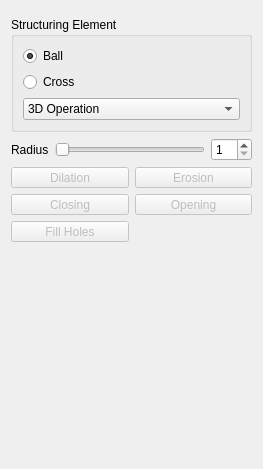
<?xml version="1.0" encoding="UTF-8"?>
<ui version="4.0">
 <class>QmitkMorphologicalOperationsWidgetControls</class>
 <widget class="QWidget" name="QmitkMorphologicalOperationsWidgetControls">
  <property name="geometry">
   <rect>
    <x>0</x>
    <y>0</y>
    <width>263</width>
    <height>469</height>
   </rect>
  </property>
  <property name="windowTitle">
   <string>Form</string>
  </property>
  <layout class="QVBoxLayout" name="verticalLayout_2">
   <item>
    <widget class="QmitkDataSelectionWidget" name="dataSelectionWidget" native="true"/>
   </item>
   <item>
    <widget class="QGroupBox" name="groupBox_6">
     <property name="title">
      <string>Structuring Element</string>
     </property>
     <layout class="QVBoxLayout" name="verticalLayout">
      <item>
       <widget class="QRadioButton" name="radioButtonMorphoBall">
        <property name="text">
         <string>Ball</string>
        </property>
        <property name="checked">
         <bool>true</bool>
        </property>
       </widget>
      </item>
      <item>
       <widget class="QRadioButton" name="radioButtonMorphoCross">
        <property name="text">
         <string>Cross</string>
        </property>
       </widget>
      </item>
      <item>
       <widget class="QComboBox" name="planeSelectionComboBox">
        <item>
         <property name="text">
          <string>3D Operation</string>
         </property>
        </item>
        <item>
         <property name="text">
          <string>2D Operation - Axial</string>
         </property>
        </item>
        <item>
         <property name="text">
          <string>2D Operation - Sagital</string>
         </property>
        </item>
        <item>
         <property name="text">
          <string>2D Operation - Coronal</string>
         </property>
        </item>
       </widget>
      </item>
     </layout>
    </widget>
   </item>
   <item>
    <layout class="QHBoxLayout" name="horizontalLayout_2">
     <item>
      <widget class="QLabel" name="label">
       <property name="text">
        <string>Radius</string>
       </property>
      </widget>
     </item>
     <item>
      <widget class="QSlider" name="sliderMorphFactor">
       <property name="minimum">
        <number>1</number>
       </property>
       <property name="maximum">
        <number>20</number>
       </property>
       <property name="pageStep">
        <number>1</number>
       </property>
       <property name="orientation">
        <enum>Qt::Horizontal</enum>
       </property>
      </widget>
     </item>
     <item>
      <widget class="QSpinBox" name="spinBoxMorphFactor">
       <property name="minimum">
        <number>1</number>
       </property>
       <property name="maximum">
        <number>20</number>
       </property>
      </widget>
     </item>
    </layout>
   </item>
   <item>
    <layout class="QGridLayout" name="gridLayout">
     <item row="0" column="0">
      <widget class="QToolButton" name="btnDilatation">
       <property name="enabled">
        <bool>false</bool>
       </property>
       <property name="sizePolicy">
        <sizepolicy hsizetype="Minimum" vsizetype="Fixed">
         <horstretch>0</horstretch>
         <verstretch>0</verstretch>
        </sizepolicy>
       </property>
       <property name="text">
        <string>Dilation</string>
       </property>
       <property name="icon">
        <iconset resource="../../../../resources/MorphologicalOperationsWidget.qrc">
         <normaloff>:/SegmentationUtilities/MorphologicalOperations/Dilate_48x48.png</normaloff>:/SegmentationUtilities/MorphologicalOperations/Dilate_48x48.png</iconset>
       </property>
       <property name="iconSize">
        <size>
         <width>32</width>
         <height>32</height>
        </size>
       </property>
       <property name="toolButtonStyle">
        <enum>Qt::ToolButtonTextUnderIcon</enum>
       </property>
      </widget>
     </item>
     <item row="0" column="1">
      <widget class="QToolButton" name="btnErosion">
       <property name="enabled">
        <bool>false</bool>
       </property>
       <property name="sizePolicy">
        <sizepolicy hsizetype="Minimum" vsizetype="Fixed">
         <horstretch>0</horstretch>
         <verstretch>0</verstretch>
        </sizepolicy>
       </property>
       <property name="text">
        <string>Erosion</string>
       </property>
       <property name="icon">
        <iconset resource="../../../../resources/MorphologicalOperationsWidget.qrc">
         <normaloff>:/SegmentationUtilities/MorphologicalOperations/Erode_48x48.png</normaloff>:/SegmentationUtilities/MorphologicalOperations/Erode_48x48.png</iconset>
       </property>
       <property name="iconSize">
        <size>
         <width>32</width>
         <height>32</height>
        </size>
       </property>
       <property name="toolButtonStyle">
        <enum>Qt::ToolButtonTextUnderIcon</enum>
       </property>
      </widget>
     </item>
     <item row="1" column="0">
      <widget class="QToolButton" name="btnClosing">
       <property name="enabled">
        <bool>false</bool>
       </property>
       <property name="sizePolicy">
        <sizepolicy hsizetype="Minimum" vsizetype="Fixed">
         <horstretch>0</horstretch>
         <verstretch>0</verstretch>
        </sizepolicy>
       </property>
       <property name="text">
        <string>Closing</string>
       </property>
       <property name="icon">
        <iconset resource="../../../../resources/MorphologicalOperationsWidget.qrc">
         <normaloff>:/SegmentationUtilities/MorphologicalOperations/Closing_48x48.png</normaloff>:/SegmentationUtilities/MorphologicalOperations/Closing_48x48.png</iconset>
       </property>
       <property name="iconSize">
        <size>
         <width>32</width>
         <height>32</height>
        </size>
       </property>
       <property name="toolButtonStyle">
        <enum>Qt::ToolButtonTextUnderIcon</enum>
       </property>
      </widget>
     </item>
     <item row="1" column="1">
      <widget class="QToolButton" name="btnOpening">
       <property name="enabled">
        <bool>false</bool>
       </property>
       <property name="sizePolicy">
        <sizepolicy hsizetype="Minimum" vsizetype="Fixed">
         <horstretch>0</horstretch>
         <verstretch>0</verstretch>
        </sizepolicy>
       </property>
       <property name="text">
        <string>Opening</string>
       </property>
       <property name="icon">
        <iconset resource="../../../../resources/MorphologicalOperationsWidget.qrc">
         <normaloff>:/SegmentationUtilities/MorphologicalOperations/Opening_48x48.png</normaloff>:/SegmentationUtilities/MorphologicalOperations/Opening_48x48.png</iconset>
       </property>
       <property name="iconSize">
        <size>
         <width>32</width>
         <height>32</height>
        </size>
       </property>
       <property name="toolButtonStyle">
        <enum>Qt::ToolButtonTextUnderIcon</enum>
       </property>
      </widget>
     </item>
     <item row="2" column="0">
      <widget class="QToolButton" name="btnFillHoles">
       <property name="enabled">
        <bool>false</bool>
       </property>
       <property name="sizePolicy">
        <sizepolicy hsizetype="Minimum" vsizetype="Fixed">
         <horstretch>0</horstretch>
         <verstretch>0</verstretch>
        </sizepolicy>
       </property>
       <property name="toolTip">
        <string>Globally fills holes in segmentation (structuring element and radius not required)</string>
       </property>
       <property name="text">
        <string>Fill Holes</string>
       </property>
       <property name="icon">
        <iconset resource="../../../../resources/MorphologicalOperationsWidget.qrc">
         <normaloff>:/SegmentationUtilities/MorphologicalOperations/FillHoles_48x48.png</normaloff>:/SegmentationUtilities/MorphologicalOperations/FillHoles_48x48.png</iconset>
       </property>
       <property name="iconSize">
        <size>
         <width>32</width>
         <height>32</height>
        </size>
       </property>
       <property name="toolButtonStyle">
        <enum>Qt::ToolButtonTextUnderIcon</enum>
       </property>
      </widget>
     </item>
    </layout>
   </item>
   <item>
    <spacer name="verticalSpacer">
     <property name="orientation">
      <enum>Qt::Vertical</enum>
     </property>
     <property name="sizeHint" stdset="0">
      <size>
       <width>20</width>
       <height>518</height>
      </size>
     </property>
    </spacer>
   </item>
  </layout>
 </widget>
 <customwidgets>
  <customwidget>
   <class>QmitkDataSelectionWidget</class>
   <extends>QWidget</extends>
   <header location="../../../internal/Common/QmitkDataSelectionWidget.h"/>
   <container>1</container>
  </customwidget>
 </customwidgets>
 <resources>
  <include location="../../../../resources/MorphologicalOperationsWidget.qrc"/>
 </resources>
 <connections>
  <connection>
   <sender>sliderMorphFactor</sender>
   <signal>valueChanged(int)</signal>
   <receiver>spinBoxMorphFactor</receiver>
   <slot>setValue(int)</slot>
   <hints>
    <hint type="sourcelabel">
     <x>240</x>
     <y>27</y>
    </hint>
    <hint type="destinationlabel">
     <x>766</x>
     <y>36</y>
    </hint>
   </hints>
  </connection>
  <connection>
   <sender>spinBoxMorphFactor</sender>
   <signal>valueChanged(int)</signal>
   <receiver>sliderMorphFactor</receiver>
   <slot>setValue(int)</slot>
   <hints>
    <hint type="sourcelabel">
     <x>784</x>
     <y>38</y>
    </hint>
    <hint type="destinationlabel">
     <x>657</x>
     <y>38</y>
    </hint>
   </hints>
  </connection>
 </connections>
</ui>
